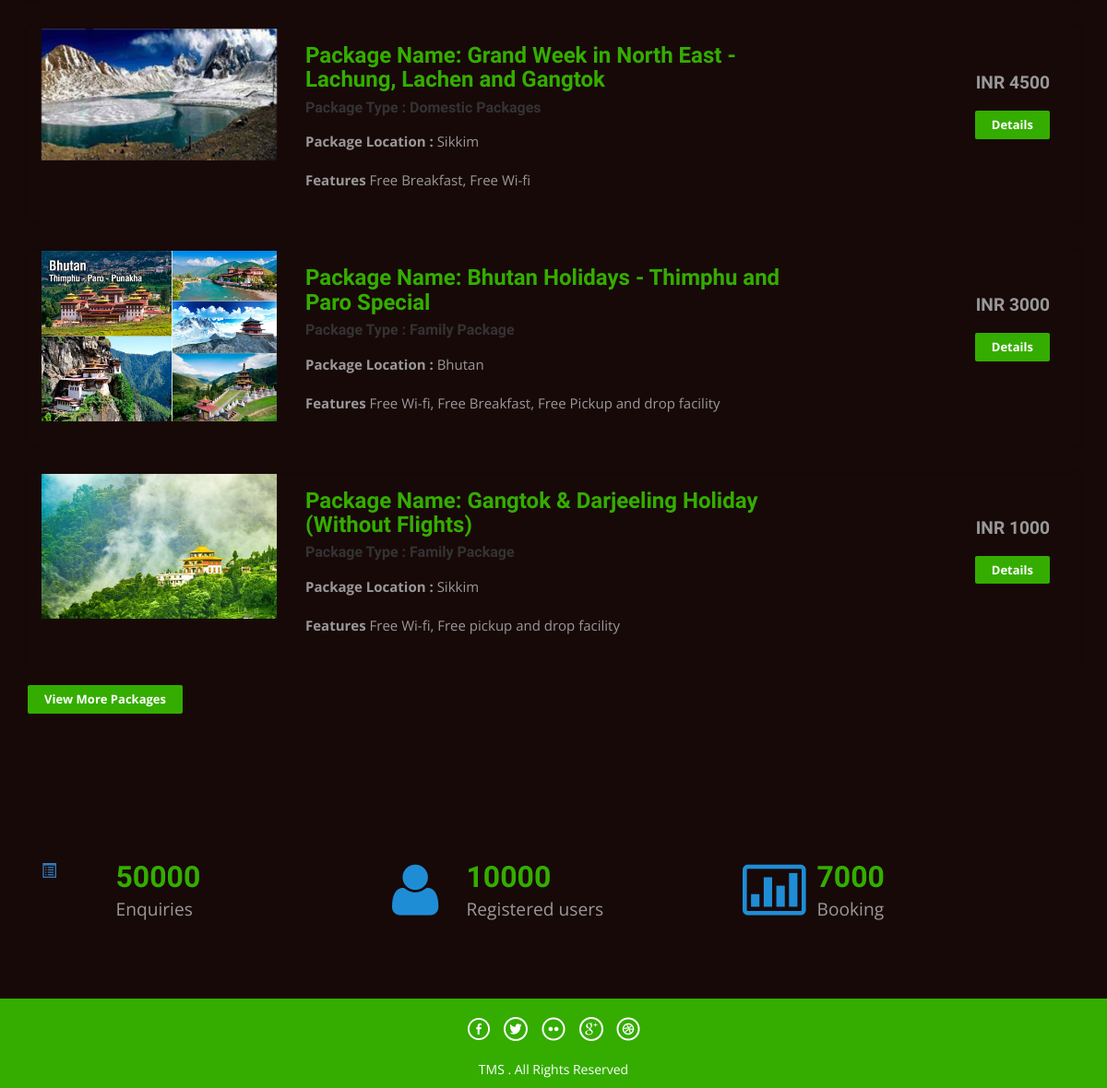
The page /tms/index.php (lower part) on the database as committed earlier.
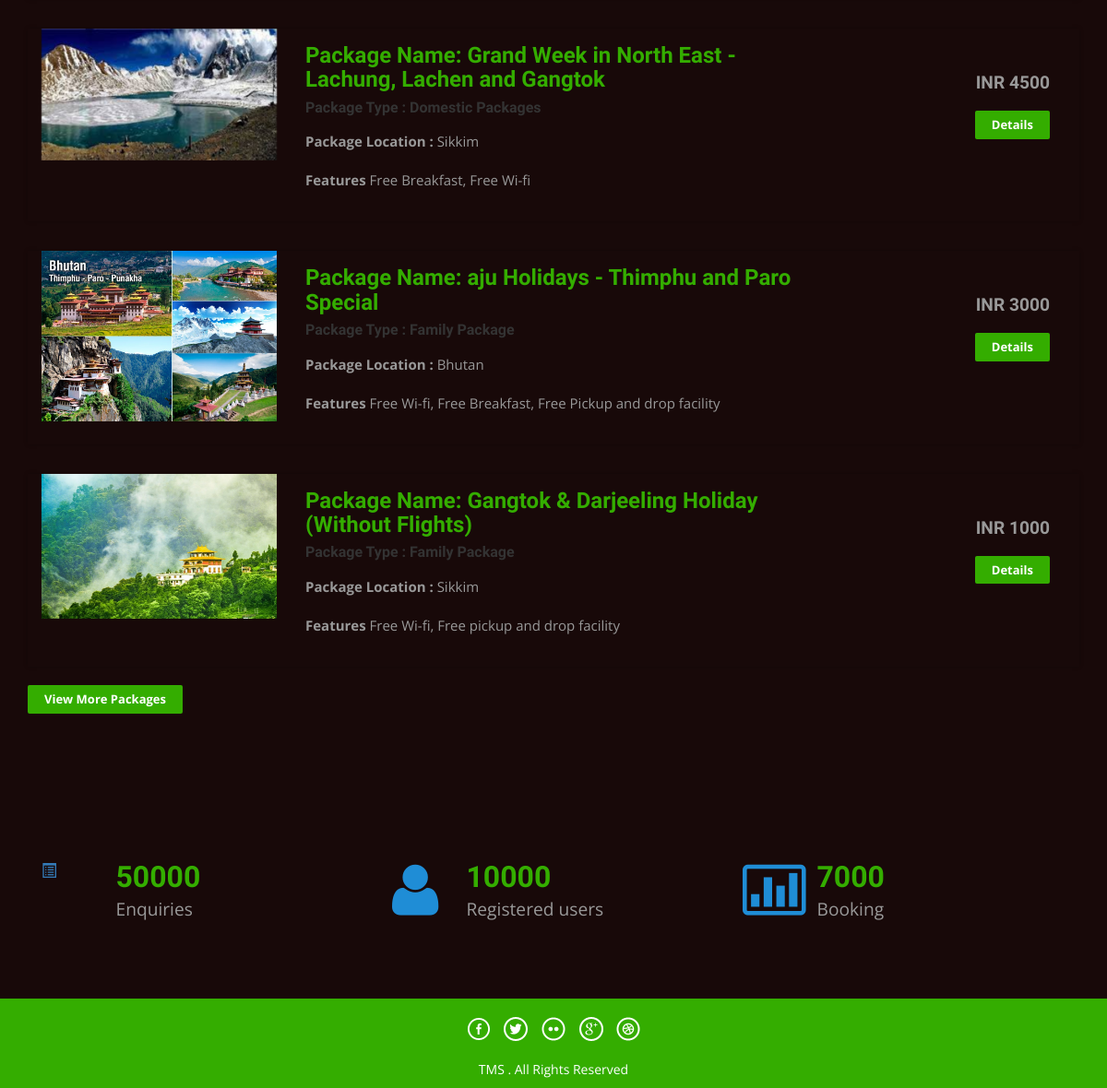
The same page on the database as committed later.
### tables this page shows
CREATE TABLE `tbltourpackages` (
  `PackageId` int(11) NOT NULL,
  `PackageName` varchar(200) DEFAULT NULL,
  `PackageType` varchar(150) DEFAULT NULL,
  `PackageLocation` varchar(100) DEFAULT NULL,
  `PackagePrice` int(11) DEFAULT NULL,
  `PackageFetures` varchar(255) DEFAULT NULL,
  `PackageDetails` mediumtext DEFAULT NULL,
  `PackageImage` varchar(100) DEFAULT NULL,
  `Creationdate` timestamp NULL DEFAULT current_timestamp(),
  `UpdationDate` timestamp NULL DEFAULT NULL ON UPDATE current_timestamp()
);

### tms/index.php (the view, shortened to what this page needs)
<?php
include('includes/config.php');
?>
<!DOCTYPE HTML>
<html>
<head>
<link href="css/bootstrap.css" rel='stylesheet' type='text/css' />
<link href="css/style.css" rel='stylesheet' type='text/css' />
<link href="css/font-awesome.css" rel="stylesheet">
<link href="css/animate.css" rel="stylesheet" type="text/css" media="all">
</head>
<body>
<div class="container">
	<div class="holiday">
<?php $sql = "SELECT * from tbltourpackages order by rand() limit 4";
$query = $dbh->prepare($sql);
$query->execute();
$results=$query->fetchAll(PDO::FETCH_OBJ);
if($query->rowCount() > 0)
{
foreach($results as $result)
{	?>
			<div class="rom-btm">
				<div class="col-md-3 room-left wow fadeInLeft animated" data-wow-delay=".5s">
					<img src="admin/pacakgeimages/<?php echo htmlentities($result->PackageImage);?>" class="img-responsive" alt="">
				</div>
				<div class="col-md-6 room-midle wow fadeInUp animated" data-wow-delay=".5s">
					<h4>Package Name: <?php echo htmlentities($result->PackageName);?></h4>
					<h6>Package Type : <?php echo htmlentities($result->PackageType);?></h6>
					<p><b>Package Location :</b> <?php echo htmlentities($result->PackageLocation);?></p>
					<p><b>Features</b> <?php echo htmlentities($result->PackageFetures);?></p>
				</div>
				<div class="col-md-3 room-right wow fadeInRight animated" data-wow-delay=".5s">
					<h5>INR <?php echo htmlentities($result->PackagePrice);?></h5>
					<a href="package-details.php?pkgid=<?php echo htmlentities($result->PackageId);?>" class="view">Details</a>
				</div>
				<div class="clearfix"></div>
			</div>
<?php }} ?>
<div><a href="package-list.php" class="view">View More Packages</a></div>
</div>
	</div>
<div class="routes">
	<div class="container">
		<div class="col-md-4 routes-left wow fadeInRight animated" data-wow-delay=".5s">
			<div class="rou-left">
				<a href="#"><i class="glyphicon glyphicon-list-alt"></i></a>
			</div>
			<div class="rou-rgt wow fadeInDown animated" data-wow-delay=".5s">
				<h3>50000</h3>
				<p>Enquiries</p>
			</div>
				<div class="clearfix"></div>
		</div>
		<div class="col-md-4 routes-left">
			<div class="rou-left">
				<a href="#"><i class="fa fa-user"></i></a>
			</div>
			<div class="rou-rgt">
				<h3>10000</h3>
				<p>Registered users</p>
			</div>
				<div class="clearfix"></div>
		</div>
		<div class="col-md-4 routes-left wow fadeInRight animated" data-wow-delay=".5s">
			<div class="rou-left">
				<a href="#"><i class="fa fa-ticket"></i></a>
			</div>
			<div class="rou-rgt">
				<h3>7000</h3>
				<p>Booking</p>
			</div>
				<div class="clearfix"></div>
		</div>
		<div class="clearfix"></div>
	</div>
</div>
<?php include('includes/footer.php');?>
</body>
</html>

Rows that differ between the two databases and show on the page:
changed tbltourpackages "Bhutan": PackageName "Bhutan Holidays - Thimphu and Paro Special" → "aju Holidays - Thimphu and Paro Special"
